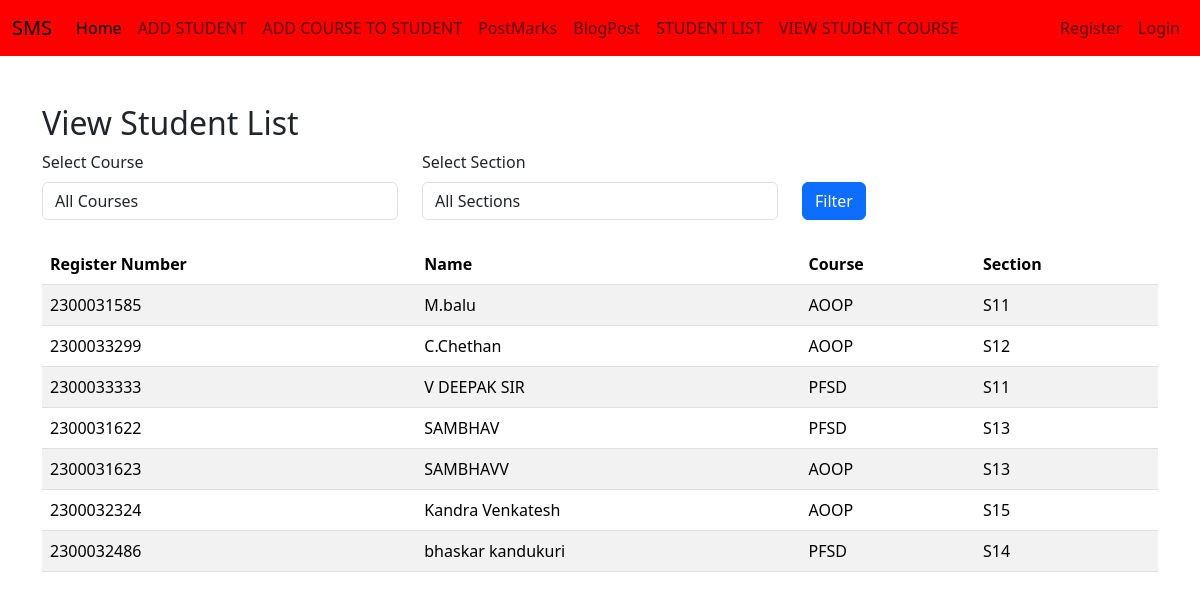
The app's page /facultyapp/view_student_list/ with its own data.
### adminapp/models.py (models this page shows, shortened)
class StudentList(models.Model):
    Register_Number = models.CharField(max_length=20, unique=True)
    Name = models.CharField(max_length=100)
    user = models.OneToOneField(User, on_delete=models.CASCADE, null=True)

### facultyapp/models.py (models this page shows, shortened)
class AddCourse(models.Model):
    COURSE_CHOICES = [
        ('AOOP', 'Advanced Object-Oriented Programming'),
        ('PFSD', 'Python Full Stack Development'),
    ]
    SECTION_CHOICES = [
        ('S11', 'Section S11'),
        ('S12', 'Section S12'),
        ('S13', 'Section S13'),
        ('S14', 'Section S14'),
        ('S15', 'Section S15'),
    ]
    student = models.ForeignKey(StudentList, on_delete=models.CASCADE)
    course = models.CharField(max_length=50, choices=COURSE_CHOICES)
    section = models.CharField(max_length=50, choices=SECTION_CHOICES)

### facultyapp/views.py (the view)
# urls.py: path('view_student_list/',views.view_student_list,name='view_student_list'),
def view_student_list(request):
    course = request.GET.get('course')
    section = request.GET.get('section')
    student_courses = AddCourse.objects.all()
    if course:
        student_courses = student_courses.filter(course=course)
    if section:
        student_courses = student_courses.filter(section=section)
    students = StudentList.objects.filter(id__in=student_courses.values('student_id'))
    course_choices = AddCourse.COURSE_CHOICES
    section_choices = AddCourse.SECTION_CHOICES
    context = {
        'students': students,
        'course_choices': course_choices,
        'section_choices': section_choices,
        'selected_course': course,
        'selected_section': section,
    }
    return render(request, 'facultyapp/view_student_list.html', context)

### templates/facultyapp/view_student_list.html (shortened to what this page needs)
{% extends 'Navbar/FacultyNavbar.html' %}
{% load static %}
{% block body %}
    <div class="container mt-5">
        <h2>View Student List</h2>
        <form method="get" class="mb-4">
            <div class="row">
                <div class="col-md-4">
                    <label for="course" class="form-label">Select Course</label>
                    <select name="course" id="course" class="form-control">
                        <option value="">All Courses</option>
                    </select>
                </div>
                <div class="col-md-4">
                    <label for="section" class="form-label">Select Section</label>
                    <select name="section" id="section" class="form-control">
                        <option value="">All Sections</option>
                    </select>
                </div>
                <div class="col-md-4 mt-4">
                    <button type="submit" class="btn btn-primary mt-2">Filter</button>
                </div>
            </div>
        </form>
        <table class="table table-striped">
            <thead>
                <tr>
                    <th>Register Number</th>
                    <th>Name</th>
                    <th>Course</th>
                    <th>Section</th>
                </tr>
            </thead>
            <tbody>
                {% if students %}
                    {% for student in students %}
                        <tr>
                            <td>{{ student.Register_Number }}</td>
                            <td>{{ student.Name }}</td>
                            <td>{{ student.addcourse_set.first.course }}</td>
                            <td>{{ student.addcourse_set.first.section }}</td>
                        </tr>
                    {% endfor %}
                {% else %}
                    <tr>
                        <td colspan="4" class="text-center">No students found.</td>
                    </tr>
                {% endif %}
            </tbody>
        </table>
    </div>
{% endblock %}

### records on screen
StudentList: Register_Number "2300031585", Name "M.balu", addcourse_set.first.course "AOOP", addcourse_set.first.section "S11"
StudentList: Register_Number "2300033299", Name "C.Chethan", addcourse_set.first.course "AOOP", addcourse_set.first.section "S12"
StudentList: Register_Number "2300033333", Name "V DEEPAK SIR", addcourse_set.first.course "PFSD", addcourse_set.first.section "S11"
StudentList: Register_Number "2300031622", Name "SAMBHAV", addcourse_set.first.course "PFSD", addcourse_set.first.section "S13"
StudentList: Register_Number "2300031623", Name "SAMBHAVV", addcourse_set.first.course "AOOP", addcourse_set.first.section "S13"
StudentList: Register_Number "2300032324", Name "Kandra Venkatesh", addcourse_set.first.course "AOOP", addcourse_set.first.section "S15"
StudentList: Register_Number "2300032486", Name "bhaskar kandukuri", addcourse_set.first.course "PFSD", addcourse_set.first.section "S14"
